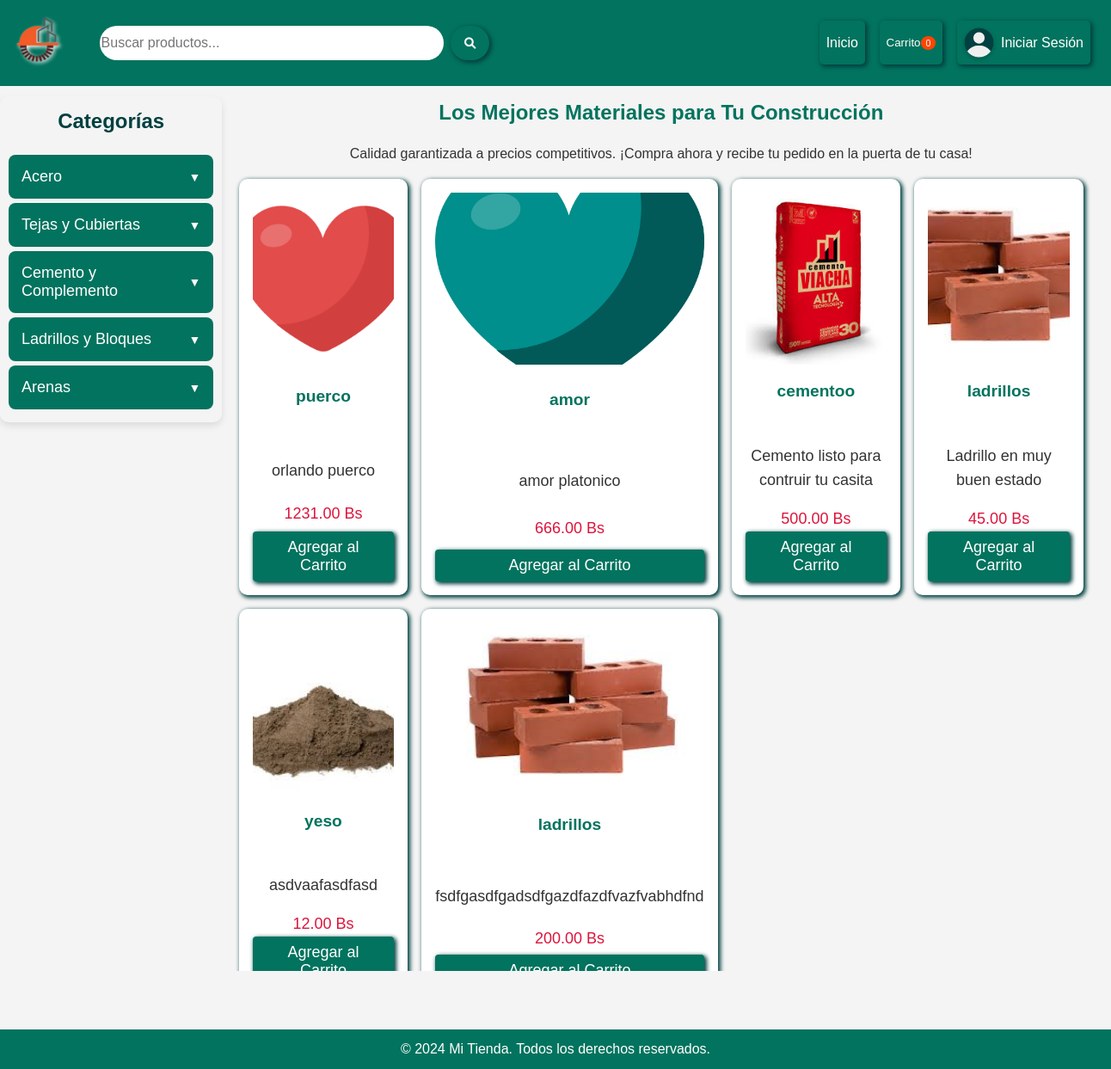
Before: / with the older database file.
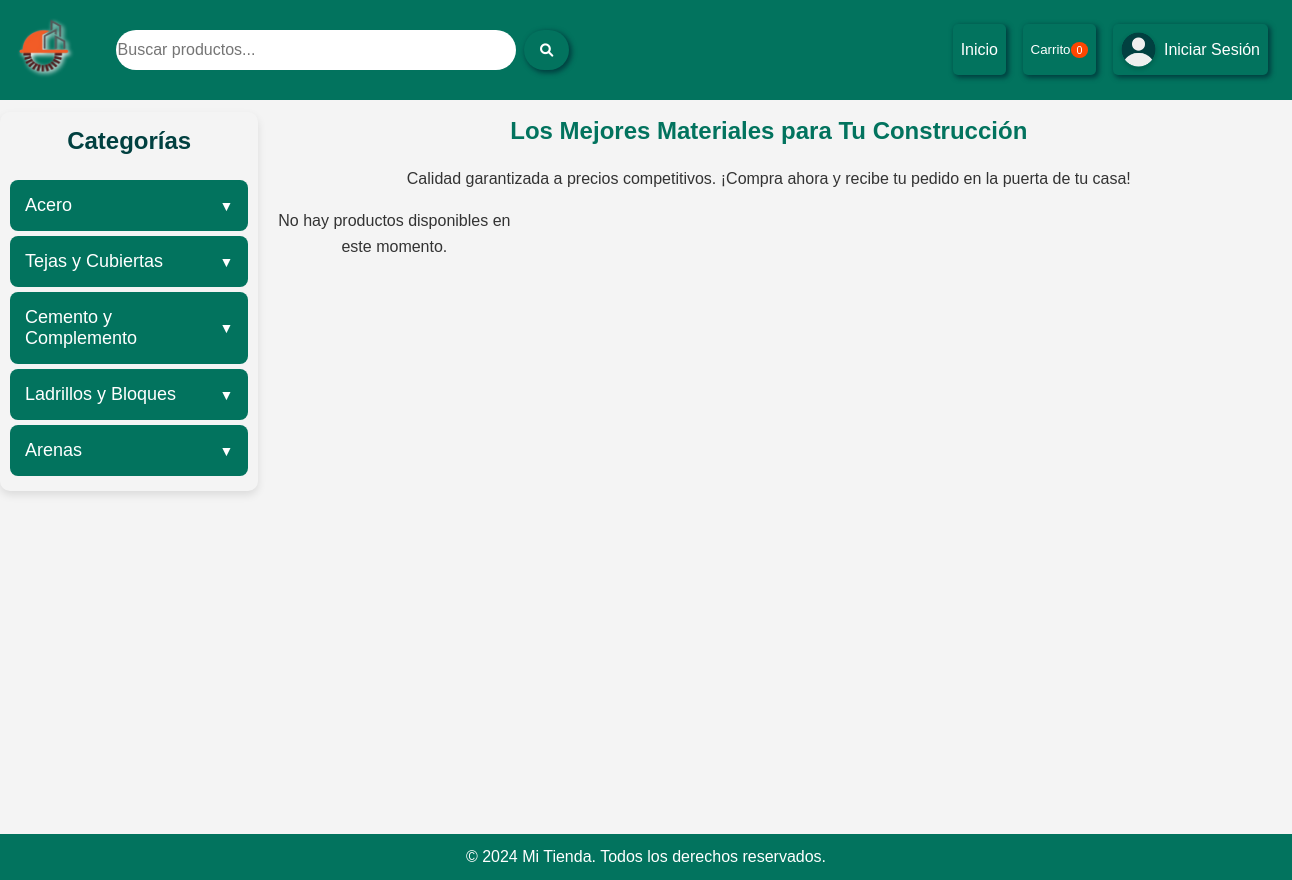
After: the same page with the newer database file.
### sitioWeb/models.py (models this page shows, shortened)
class Categoria(models.Model):
    nombre = models.CharField(max_length=100, null=False, blank=False)
    class Meta:
        db_table = "Categorias"
        verbose_name = "Categoria"
        verbose_name_plural = "Categorias"

class Producto(models.Model):
    nombre = models.CharField(max_length=100 ,null= False ,blank=False)  # Nombre del producto
    descripcion = models.TextField(blank=True, null=True)  # Descripción del producto
    precio = models.DecimalField(max_digits=10, decimal_places=2,null= True ,blank=True)  # Precio del producto
    usuario = models.ForeignKey(Usuario, on_delete=models.CASCADE,null= True ,blank=True)  # Relación con el usuario
    subcategoria = models.ForeignKey(subCategoria, on_delete=models.CASCADE,null= True ,blank=True)  # Relación con la categoría
    provincia = models.ForeignKey(Provincia, on_delete=models.CASCADE, null=True, blank=True)  # Relación con la provincia
    estado = models.ForeignKey(EstadoDelProducto, on_delete=models.CASCADE, null=True, blank=True)  # Relación con el estado del producto
    fecha_creacion = models.DateTimeField(auto_now_add=True)  # Fecha y hora de creación del producto
    estado_producto = models.BooleanField(default=True,null=True, blank=True)  # Estado del producto (activo o inactivo)
    class Meta:
        db_table = "Productos"
        verbose_name = "Producto"
        verbose_name_plural = "Productos"

class Imagenes(models.Model):
    ruta = models.ImageField(upload_to='productos/')  # Ruta o archivo de la imagen
    producto = models.ForeignKey(Producto, on_delete=models.CASCADE, related_name='imagenes',null= True ,blank=True)  # Relación con el producto
    class Meta:
        db_table = "ProductImages"
        verbose_name = "Imagen del Producto"
        verbose_name_plural = "Imágenes del Producto"

### sitioWeb/views.py (the view)
# urls.py: path('',baseView , name= 'base'),
def baseView(request):
    user_id = request.session.get('user_id')
    user = None
    if user_id:
        user = Usuario.objects.get(idUsuario=user_id)
    productos = Producto.objects.all()
    categorias = Categoria.objects.prefetch_related('subcategorias').all()  # Obtiene todas las categorías y sus subcategorías
    return render(request, "base.html",{'user': user, 'productos': productos, 'categorias': categorias})

### sitioWeb/templates/base.html (shortened to what this page needs)
{% load static %}
<!DOCTYPE html>
<html lang="es">
<head>
    <link rel="stylesheet" href="{% static 'styles.css' %}">
    <link rel="stylesheet" href="{% static 'login.css' %}">
    <link rel="stylesheet" href="{% static 'perfil.css' %}">
    <link rel="stylesheet" href="{% static 'ofertar.css' %}">
    <link rel="stylesheet" href="{% static 'publicaciones.css' %}">
    <link rel="stylesheet" href="{% static 'barraNavegacion.css' %}">
    <link rel="stylesheet" href="{% static 'categorias.css' %}">
    <link rel="stylesheet" href="{% static 'carritoDesplegable.css' %}">
    <link rel="stylesheet" href="https://cdnjs.cloudflare.com/ajax/libs/font-awesome/6.0.0-beta3/css/all.min.css">
</head>
<body>
    <header>
    {% block barraNav %}
        {% include 'barraNavegacion.html' %}
    {% endblock %}
    </header>
    <main>
        {% block contenidos %}
            {% block categorias %}
                {% include 'categorias.html' %}
            {% endblock %}
            {% block publicaciones %}
                {% include 'publicaciones.html' %}
            {% endblock %}
    {% endblock %}
    </main>
    <footer>
        <p>© 2024 Mi Tienda. Todos los derechos reservados.</p>
    </footer>
</body>
</html>

### sitioWeb/templates/categorias.html (shortened to what this page needs)
<div class="categorias">
    <h2>Categorías</h2>
    <ul class="category-list">
        {% for categoria in categorias %}
            <li class="category">
                <button class="category-btn">{{ categoria.nombre }}</button>
            </li>
        {% endfor %}
    </ul>
</div>

### sitioWeb/templates/publicaciones.html (shortened to what this page needs)
{% load static %}
<section class="contentP">
    <h1>Los Mejores Materiales para Tu Construcción</h1>
    <p>Calidad garantizada a precios competitivos. ¡Compra ahora y recibe tu pedido en la puerta de tu casa!</p>
    <div class="product-grid" id="product-grid">
        {% for producto in productos %}
        <div class="product-card" data-subcategoria-id="{{ producto.subcategoria.id }}">
            <img src="{{ producto.imagenes.first.ruta.url }}" alt="{{ producto.nombre }}">
            <h3>{{ producto.nombre }}</h3>
            <h2>{{ producto.subcategoria.nombre }}</h2>
            <p>{{ producto.descripcion }}</p>
            <span class="precio">{{ producto.precio }} Bs</span>
            <button class="agregar-button" data-producto-id="{{ producto.id }}"
                    data-producto-nombre="{{ producto.nombre }}"
                    data-producto-precio="{{ producto.precio }}"
                    onclick="agregarAlCarrito(this)">
                Agregar al Carrito
            </button>
        </div>
        {% empty %}
        <p>No hay productos disponibles en este momento.</p>
        {% endfor %}
    </div>
</section>

Changed rows visible on the page:
removed Producto: imagenes.first.ruta (picture), nombre "puerco", descripcion "orlando puerco", precio "1231.00"
removed Producto: imagenes.first.ruta (picture), nombre "amor", descripcion "amor platonico", precio "666.00"
removed Producto: imagenes.first.ruta (picture), nombre "cementoo", descripcion "Cemento listo para contruir tu casita", precio "500.00"
removed Producto: imagenes.first.ruta (picture), nombre "ladrillos", descripcion "Ladrillo en muy buen estado", precio "45.00"
removed Producto: imagenes.first.ruta (picture), nombre "yeso", descripcion "asdvaafasdfasd", precio "12.00"
removed Producto: imagenes.first.ruta (picture), nombre "ladrillos", descripcion "fsdfgasdfgadsdfgazdfazdfvazfvabhdfnd", precio "200.00"
Other visible differences:
text now shown: "No hay productos disponibles en este momento."
